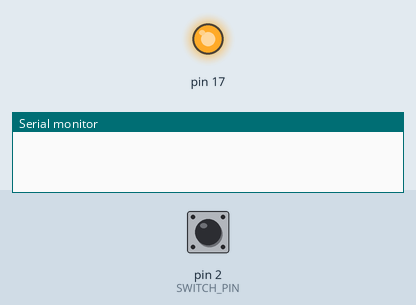
Simulated run of this sketch. Board: SparkFun Pro Micro, built with avr-gcc and run on an emulated ATmega32U4. Parts: output pins drawn as LEDs (lit = HIGH), the last lines printed to the serial monitor. Dashed ring = blinking. The test bench sets the inputs (shaded band); at power-on: pin 2 (SWITCH_PIN) HIGH. USB keyboard and mouse output is not drawn.

Above: at 16.4 s.
16.5 s: pin 2 (SWITCH_PIN) pulled LOW for 1 s
At 16.8 s:
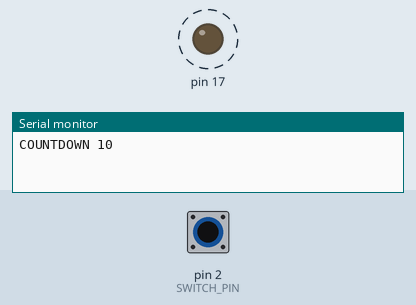
19.5 s: pin 2 (SWITCH_PIN) pulled LOW for 3.2 s
At 23.9 s:
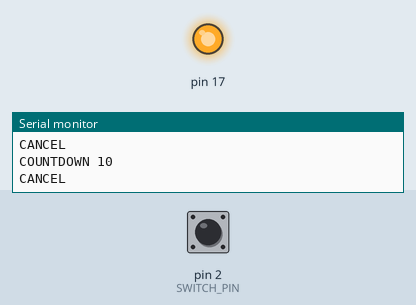
Timing chart, 0 to 25.4 s (numbered marks = the images above; inputs shaded):
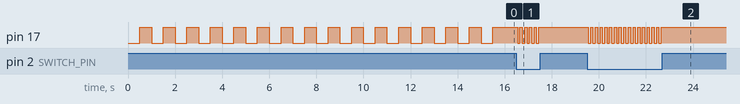

Measured:
- after the input at 16.5 s, pin 17: alternates HIGH for 0.10 s and LOW for 0.10 s, 10 changes in all, then stays HIGH, starting after 0.05 s
- after the input at 19.5 s, pin 17: alternates HIGH for 0.10 s and LOW for 0.10 s, 32 changes in all, then stays HIGH, starting after 0.05 s
- by itself, pin 17: alternates HIGH for 0.50 s and LOW for 0.50 s

The sketch:

os-switcher-sketch.ino
```cpp
/*
 * os-switcher-sketch
 *
 * Аппаратный автовыбиратель пункта в меню GRUB. Плата (Pro Micro, ATmega32u4)
 * прикидывается USB-клавиатурой и в нужный момент сама нажимает "вниз" 4 раза
 * и Enter.
 *
 * ТРИГГЕР: срабатывание привязано не к подаче питания (на современных ПК USB
 * питается всегда, даже при выключенном компьютере), а к ПРОБУЖДЕНИЮ USB-хоста.
 * Мы ждём USBDevice.configured() — момент, когда хост завершил энумерацию нашей
 * клавиатуры (то же событие, из-за которого на Pro Micro "просыпается" один
 * задний светодиод). После USBDevice.isSuspended() (ПК выключился/уснул) триггер
 * взводится заново, поэтому скетч отрабатывает на КАЖДОЕ включение/перезагрузку.
 *
 * Работает в BIOS/UEFI/GRUB: используется BootKeyboard из библиотеки HID-Project
 * (HID boot-protocol), который понимает хост ещё до загрузки ОС.
 *
 * Индикация: задний RX-светодиод Pro Micro (пин 17, инвертированный: LOW = горит).
 *
 * КНОПКА-ПЕРЕКЛЮЧАТЕЛЬ: двухпозиционный выключатель между пином D2 и GND
 * (полярность не важна, внешний резистор не нужен — пин подтянут внутренним
 * pull-up). Включена (замкнута) — нажимаем только Enter (первый пункт меню);
 * выключена (разомкнута) — 4 x "вниз" + Enter (альтернативная ОС).
 * Положение читается в конце 15-секундного мигания, так что переключать
 * можно, пока мигает светодиод.
 *
 * ПЕРЕЗАГРУЗКА ПО ЩЕЛЧКУ: в уже загруженной ОС плата следит за положением
 * выключателя. Если его перещёлкнули и не вернули назад за REBOOT_HOLD_MS
 * (10 с, всё это время RX-светодиод часто мигает), плата шлёт в свой
 * USB-serial строку "REBOOT". По ходу дела она же сообщает хосту "COUNTDOWN 10"
 * и "CANCEL", чтобы тот показал на экране обратный отсчёт с возможностью
 * передумать. Сервис на хосте (host/) эти строки читает и делает
 * штатную перезагрузку — а дальше уже отрабатывает GRUB-логика выше и
 * загружается ОС, соответствующая новому положению выключателя.
 * Сама плата перезагрузить ПК не может: клавиши "reboot" не существует.
 */

#include <HID-Project.h>

// Пин выключателя: второй контакт кнопки — на GND.
const int SWITCH_PIN = 2;

// Пауза после энумерации USB и до нажатий. Энумерация происходит в раннем POST,
// а меню GRUB появляется позже — эту задержку надо подобрать так, чтобы нажатия
// попали в уже показанное меню GRUB, но раньше его таймаута.
const unsigned long INPUT_DELAY_MS = 15000UL;  // 15 секунд

// Период мигания индикаторного светодиода (полупериод), мс.
const unsigned long BLINK_HALF_PERIOD_MS = 500UL;

// Локаут после срабатывания. Когда выбранная ОС начинает грузиться, её ядро
// сбрасывает USB-шину и заново энумерирует клавиатуру — без локаута этот сброс
// перевзводил бы триггер и запускал вторую итерацию уже в загруженной ОС.
// Сбросы шины в течение этого времени после нажатий игнорируются.
// Ядро сбрасывает шину обычно через 5-15 с после Enter в GRUB — 15 с впритык:
// если на этой машине сброс придёт позже, вернётся вторая итерация.
const unsigned long REARM_LOCKOUT_MS = 15000UL;  // 15 секунд

// Сколько держать выключатель в новом положении, чтобы плата попросила хост
// перезагрузиться. Вернул назад раньше — отсчёт отменяется.
const unsigned long REBOOT_HOLD_MS = 10000UL;  // 10 секунд

// Антидребезг выключателя: положение считается новым, только если продержалось
// столько миллисекунд.
const unsigned long DEBOUNCE_MS = 50UL;

// Полупериод мигания во время отсчёта до перезагрузки (частое мигание —
// визуальное отличие от медленного мигания перед нажатиями в GRUB).
const unsigned long COUNTDOWN_BLINK_MS = 100UL;

// Протокол с хостом (по одной строке на событие):
//   "COUNTDOWN <секунды>" — щёлкнули, пошёл отсчёт (хост показывает уведомление
//                           с обратным отсчётом);
//   "CANCEL"              — вернули назад, отбой;
//   "REBOOT"              — время вышло, перезагружайся.
// REBOOT шлём несколько раз: вдруг сервис только что стартовал и не успел
// открыть порт.
const char COUNTDOWN_CMD[] = "COUNTDOWN";
const char CANCEL_CMD[] = "CANCEL";
const char REBOOT_CMD[] = "REBOOT";
const int REBOOT_CMD_REPEATS = 3;
const unsigned long REBOOT_CMD_GAP_MS = 500UL;

// downPresses нажатий "вниз", затем Enter.
void sendKeys(int downPresses) {
  for (int i = 0; i < downPresses; i++) {
    BootKeyboard.write(KEY_DOWN_ARROW);
    delay(30);
  }

  BootKeyboard.write(KEY_ENTER);
}

// Ждём INPUT_DELAY_MS, всё это время моргаем RX-светодиодом.
void blinkingDelay() {
  unsigned long start = millis();
  bool on = true;
  while (millis() - start < INPUT_DELAY_MS) {
    digitalWrite(LED_BUILTIN_RX, on ? LOW : HIGH);  // LOW = горит
    on = !on;
    delay(BLINK_HALF_PERIOD_MS);
  }
  digitalWrite(LED_BUILTIN_RX, HIGH);  // выключить
}

// Кнопка замкнута на GND = LOW (пин подтянут к HIGH внутренним pull-up).
bool switchIsOn() {
  return digitalRead(SWITCH_PIN) == LOW;
}

void setup() {
  BootKeyboard.begin();

  // CDC-порт для команды "REBOOT" хосту. Ждать открытия порта (while (!Serial))
  // нельзя: без запущенного сервиса скетч встал бы намертво. Пока порт никем
  // не открыт, Serial.println() просто ничего не делает.
  Serial.begin(9600);

  pinMode(SWITCH_PIN, INPUT_PULLUP);

  // На Pro Micro нет светодиода на пине 13 — используем задний RX-светодиод.
  pinMode(LED_BUILTIN_RX, OUTPUT);
  digitalWrite(LED_BUILTIN_RX, HIGH);  // погашен по умолчанию
}

// true = ждём срабатывания на текущее включение хоста; после срабатывания
// сбрасывается в false и снова взводится по сбросу USB-шины (см. loop).
bool armed = true;
bool hasFired = false;          // срабатывали ли хоть раз с подачи питания
unsigned long lastFiredAt = 0;  // millis() на момент последних нажатий

// --- слежение за выключателем в загруженной ОС ---------------------------
bool baselineSwitch = false;         // положение, считающееся "текущим"
bool stableSwitch = false;           // положение после антидребезга
bool lastRawSwitch = false;          // последнее сырое чтение пина
unsigned long lastRawChangeAt = 0;   // когда сырое чтение изменилось
bool countdownActive = false;        // идёт отсчёт до перезагрузки
unsigned long countdownStartedAt = 0;
bool rebootRequested = false;        // команда отправлена, ждём ребута хоста

// Принять текущее положение выключателя за исходное и снять отсчёт. Вызывается
// когда следить не надо или бессмысленно: ПК выключен/спит, идёт выбор в GRUB.
void resetSwitchWatch() {
  bool now = switchIsOn();
  baselineSwitch = now;
  stableSwitch = now;
  lastRawSwitch = now;
  lastRawChangeAt = millis();
  if (countdownActive || rebootRequested) {
    digitalWrite(LED_BUILTIN_RX, HIGH);  // погасить
  }
  if (countdownActive) {
    Serial.println(CANCEL_CMD);  // снять уведомление с отсчётом, если оно висит
  }
  countdownActive = false;
  rebootRequested = false;
}

// Попросить хост перезагрузиться. Строку шлём несколько раз: если сервис на
// хосте только что поднялся, первая может уйти в никуда.
void requestReboot() {
  for (int i = 0; i < REBOOT_CMD_REPEATS; i++) {
    Serial.println(REBOOT_CMD);
    delay(REBOOT_CMD_GAP_MS);
  }
  digitalWrite(LED_BUILTIN_RX, LOW);  // ровно горит = команда ушла
  rebootRequested = true;
  // Если ребута так и не случилось (сервис не запущен), не долбим хост
  // бесконечно: новое положение становится исходным, следующий отсчёт
  // начнётся только со следующего щелчка.
  baselineSwitch = stableSwitch;
}

// Опрос выключателя без блокировок: вызывается из loop() на каждой итерации.
void updateSwitchWatch() {
  bool raw = switchIsOn();
  if (raw != lastRawSwitch) {
    lastRawSwitch = raw;
    lastRawChangeAt = millis();
  } else if (millis() - lastRawChangeAt >= DEBOUNCE_MS) {
    stableSwitch = raw;
  }

  if (rebootRequested) {
    return;  // команда уже ушла, ждём как хост уйдёт в перезагрузку
  }

  if (stableSwitch == baselineSwitch) {
    if (countdownActive) {  // вернули назад — отбой
      countdownActive = false;
      digitalWrite(LED_BUILTIN_RX, HIGH);
      Serial.println(CANCEL_CMD);
    }
    return;
  }

  if (!countdownActive) {
    countdownActive = true;
    countdownStartedAt = millis();
    // Хосту — чтобы показал уведомление с обратным отсчётом. Длительность
    // сообщаем мы: хост не должен знать про REBOOT_HOLD_MS.
    Serial.print(COUNTDOWN_CMD);
    Serial.print(' ');
    Serial.println(REBOOT_HOLD_MS / 1000UL);
  }

  if (millis() - countdownStartedAt >= REBOOT_HOLD_MS) {
    requestReboot();
    return;
  }

  // Частое мигание на всё время отсчёта: "щёлкни обратно, если передумал".
  static unsigned long lastToggleAt = 0;
  static bool ledOn = false;
  if (millis() - lastToggleAt >= COUNTDOWN_BLINK_MS) {
    lastToggleAt = millis();
    ledOn = !ledOn;
    digitalWrite(LED_BUILTIN_RX, ledOn ? LOW : HIGH);
  }
}

void loop() {
  // Сброс USB-шины: включение из выключенного состояния или перезагрузка —
  // в обоих случаях хост сбрасывает шину и энумерирует нас заново. Перевзводим
  // триггер, но не раньше локаута: сброс, который делает ядро ОС при загрузке
  // сразу после наших нажатий, срабатыванием считаться не должен.
  // Suspend сам по себе триггер НЕ перевзводит: при выходе из сна (S3) шина
  // просыпается без сброса, и печатать в рабочий стол нам не надо.
  if (!USBDevice.configured()) {
    if (!hasFired || millis() - lastFiredAt > REARM_LOCKOUT_MS) {
      armed = true;
    }
    // ПК выключается/перезагружается: щелчки выключателя сейчас не считаем,
    // положение на момент включения станет исходным.
    resetSwitchWatch();
    return;
  }

  if (USBDevice.isSuspended()) {
    resetSwitchWatch();  // спит — некому перезагружаться
    return;
  }

  // Хост завершил энумерацию (проснулся один светодиод) и мы ещё не срабатывали
  // на это включение — пора действовать.
  if (armed) {
    armed = false;
    blinkingDelay();
    // Кнопка включена — только Enter (первый пункт меню);
    // выключена — 4 x "вниз" + Enter (альтернативная ОС).
    sendKeys(switchIsOn() ? 0 : 4);
    hasFired = true;
    lastFiredAt = millis();  // локаут отсчитываем от момента нажатий
    // Положение, которым мы только что выбрали пункт меню, — исходное:
    // щелчок во время мигания уже учтён и перезагрузку требовать не должен.
    resetSwitchWatch();
    return;
  }

  // ОС загружена (или грузится) — следим за щелчком выключателя.
  updateSwitchWatch();
}
```
